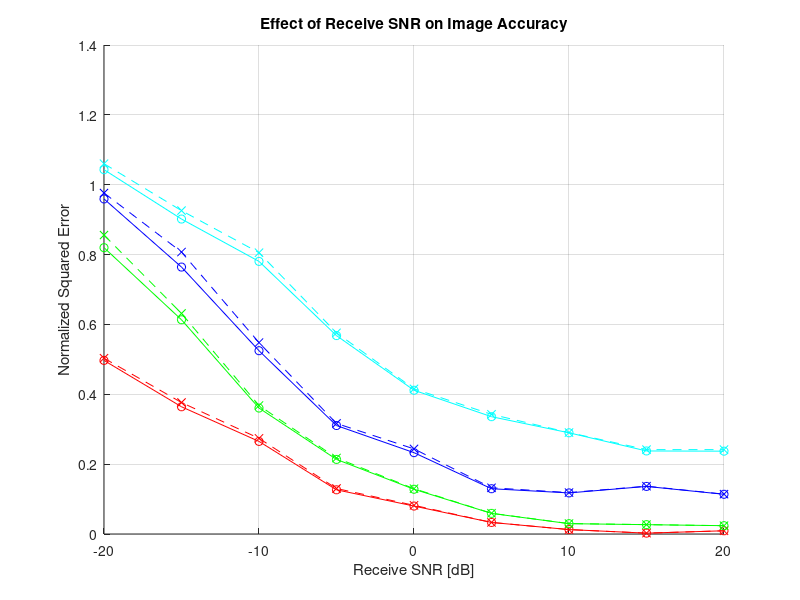

The MATLAB source for this figure: (Note: this script raises an error after producing the figure.)
close all
clear

% MNSE vs. N_T 
load("NSEs_SNRs_SS_Comparison_vary_N_theta.mat");
NSEs_SNRs = NSEs_SNRs(1:length(SNR_range), :, :);
NSE_SNRs_SS = NSEs_SNRs_SS(1:length(SNR_range), :, :);

col = ['r', 'g', 'b', 'c'];
figure; hold on; 
for i = 1:length(N_theta_range)
    plot(SNR_range, mean(NSEs_SNRs(:, i, :), 3), '-o', 'color', col(i));
    plot(SNR_range, mean(NSE_SNRs_SS(:, i, :), 3), '--x', 'color', col(i));
end

for i = 1:length(N_theta_range)
    qw{i} = plot(nan, 'color', col(i));
end
grid on;
xlabel('Receive SNR [dB]');
ylabel('Normalized Squared Error');
title('Effect of Receive SNR on Image Accuracy')
legendString = string([repmat('$\delta_{\Theta} =  ', length(N_theta_range), 1), ...
    num2str(120./N_theta_range.', 2), repmat('^\circ$ ', length(N_theta_range), 1)]);
legend([qw{:}], legendString, 'location', 'best', 'Interpreter', 'latex');